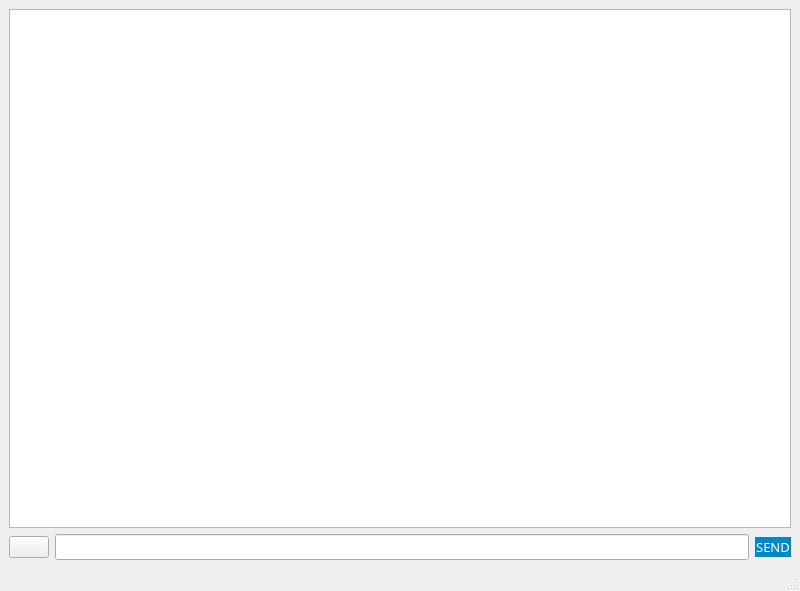
<?xml version="1.0" encoding="UTF-8"?>
<ui version="4.0">
 <class>MainWindow</class>
 <widget class="QMainWindow" name="MainWindow">
  <property name="geometry">
   <rect>
    <x>0</x>
    <y>0</y>
    <width>800</width>
    <height>591</height>
   </rect>
  </property>
  <property name="font">
   <font>
    <stylestrategy>PreferAntialias</stylestrategy>
   </font>
  </property>
  <property name="windowTitle">
   <string>Чат</string>
  </property>
  <property name="styleSheet">
   <string notr="true"/>
  </property>
  <widget class="QWidget" name="centralwidget">
   <layout class="QGridLayout" name="gridLayout">
    <item row="0" column="0" colspan="3">
     <widget class="QListWidget" name="listWidget">
      <property name="font">
       <font>
        <family>Comfortaa</family>
        <pointsize>10</pointsize>
        <weight>9</weight>
        <italic>false</italic>
        <bold>false</bold>
        <stylestrategy>PreferAntialias</stylestrategy>
       </font>
      </property>
      <property name="styleSheet">
       <string notr="true">font: 75 10pt &quot;Comfortaa&quot;;
</string>
      </property>
     </widget>
    </item>
    <item row="1" column="0">
     <widget class="QPushButton" name="home_btn">
      <property name="styleSheet">
       <string notr="true"/>
      </property>
      <property name="text">
       <string/>
      </property>
     </widget>
    </item>
    <item row="1" column="1">
     <widget class="QLineEdit" name="lineEdit">
      <property name="font">
       <font>
        <family>Comfortaa</family>
        <pointsize>10</pointsize>
        <weight>9</weight>
        <italic>false</italic>
        <bold>false</bold>
        <stylestrategy>PreferAntialias</stylestrategy>
       </font>
      </property>
      <property name="styleSheet">
       <string notr="true">font: 75 10pt &quot;Comfortaa&quot;;
</string>
      </property>
     </widget>
    </item>
    <item row="1" column="2">
     <widget class="QPushButton" name="send_btn">
      <property name="font">
       <font>
        <family>Comfortaa</family>
        <pointsize>10</pointsize>
        <weight>50</weight>
        <italic>false</italic>
        <bold>false</bold>
        <stylestrategy>PreferAntialias</stylestrategy>
       </font>
      </property>
      <property name="styleSheet">
       <string notr="true">font: 10pt &quot;Comfortaa&quot;;
background-color: rgb(3, 135, 201);
color: rgb(255, 255, 255);
border: 1px solid rgb(3, 135, 201);
border-radius: 20px;</string>
      </property>
      <property name="text">
       <string>SEND</string>
      </property>
     </widget>
    </item>
   </layout>
  </widget>
  <widget class="QMenuBar" name="menubar">
   <property name="geometry">
    <rect>
     <x>0</x>
     <y>0</y>
     <width>800</width>
     <height>21</height>
    </rect>
   </property>
  </widget>
  <widget class="QStatusBar" name="statusbar"/>
 </widget>
 <resources/>
 <connections/>
</ui>
